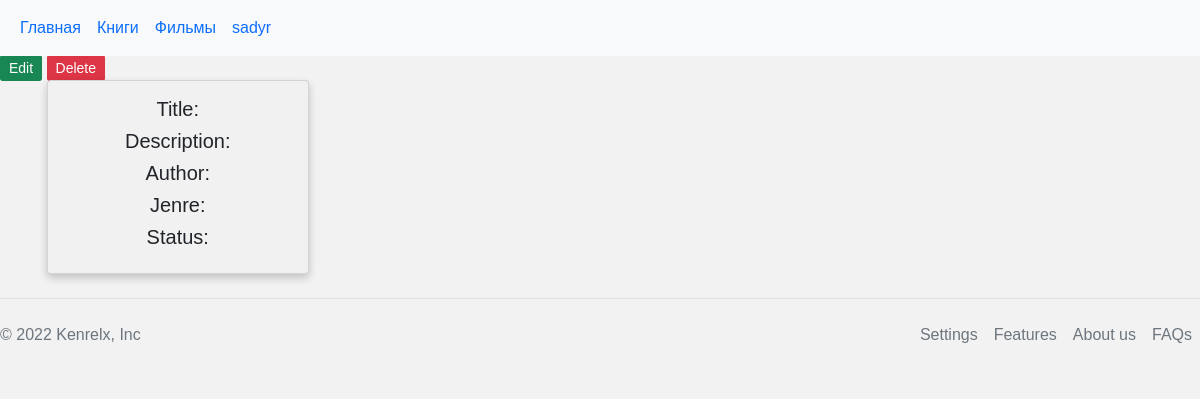
Page /books/show_book/8 (signed in) on the earlier database version.
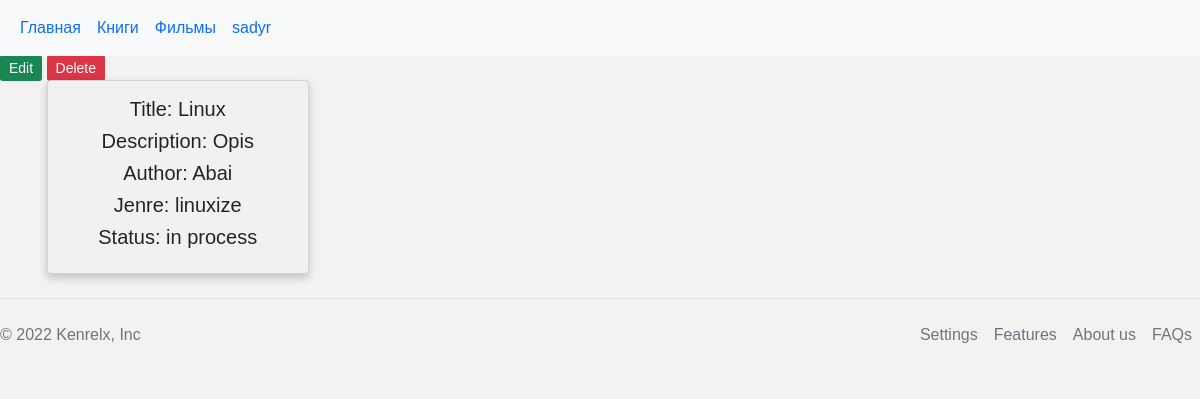
Same page on the later database version.
### tables this page shows
CREATE TABLE books (
    id INTEGER PRIMARY KEY AUTOINCREMENT,
    title TEXT UNIQUE NOT NULL,
    description TEXT NOT NULL,
    author_id INTEGER NOT NULL,
    jenre_id INTEGER NOT NULL,
    status_id INTEGER NOT NULL,
    FOREIGN KEY (author_id) REFERENCES authors (id),
    FOREIGN KEY (jenre_id) REFERENCES jenre (id),
    FOREIGN KEY (status_id) REFERENCES status (id)

);

CREATE TABLE authors (
    id INTEGER PRIMARY KEY AUTOINCREMENT,
    name TEXT UNIQUE NOT NULL
);

CREATE TABLE jenre (
    id INTEGER PRIMARY KEY AUTOINCREMENT,
    name TEXT NOT NULL
);

CREATE TABLE status (
    id INTEGER PRIMARY KEY AUTOINCREMENT,
    name TEXT NOT NULL
);

### library/book.py (the view)
@bp.route('/books/show_book/<int:book_id>')
@login_required
def show_book(book_id):
    db = get_db()
    book = db.execute(
        'SELECT  books.id as id, title, description, authors.name as author , jenre.name as jenre, status.name as status'
        ' FROM books'
        ' INNER JOIN  authors ON books.author_id = authors.id'
        ' INNER JOIN  jenre ON books.jenre_id = jenre.id'
        ' INNER JOIN  status ON books.status_id = status.id'
        ' WHERE books.id = ?',
        (book_id,)
    ).fetchone()
    return render_template('book/show_book.html', book = book, title = 'Книга', menus=menus ,  zip=zip)

### library/auth.py (called while the page is built)
@bp.before_app_request
def load_logged_in_user():
    user_id = session.get('user_id')
    if user_id is None:
        g.user = None
    else:
        g.user = get_db().execute(
            'SELECT * FROM users WHERE id = ?', (user_id,)
        ).fetchone()

def login_required(view):
    @functools.wraps(view)
    def wrapped_view(**kwargs):
        if g.user is None:
            return redirect(url_for('auth.login'))
        return view(**kwargs)
    return wrapped_view

### library/db.py (called while the page is built)
def get_db():
    if 'db' not in g:
        g.db = sqlite3.connect(
            current_app.config['DATABASE'],
            detect_types=sqlite3.PARSE_DECLTYPES
        )
        g.db.row_factory = sqlite3.Row
    return g.db

### library/templates/book/show_book.html (shortened to what this page needs)
{% extends 'base.html' %}
{% block style %} <link rel="stylesheet" href="/static/css/books.css"> {% endblock %}
{% block content %}
<a class=" btn btn-primary btn-sm btn-success btn-books "    href="/books/edit_book/{{ book['id'] }}" role="button">Edit</a>
<a class="  btn btn-primary btn-sm btn-danger btn-books "   href="/books/delete_book/{{ book['id'] }}" role="button" onclick="return confirm('Are you sure that delete this book?')">Delete</a>
<div class="container">
<div class="row">
  <div class="column">
    <div class="card">
      <h5>Title: {{ book['title'] }}</h5>
      <h5>Description: {{ book['description'] }}</h5>
      <h5>Author: {{ book['author'] }}</h5>
      <h5>Jenre: {{ book['jenre'] }}</h5>
      <h5>Status: {{ book['status'] }}</h5>
    </div>
  </div>
</div>
</div>
{% endblock %}

Differences in the rows shown:
added books: title "Linux", description "Opis"
added authors: author "Abai"
now on this page (row unchanged): jenre: jenre "linuxize"
added status: status "in process"
